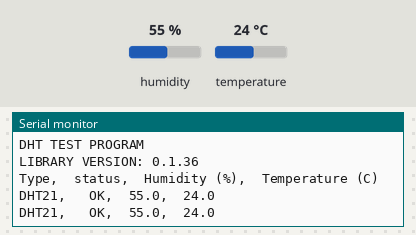
Recording of a sketch running on a simulated Arduino Uno, built with avr-gcc and run on an emulated ATmega328P. Shown: the last lines printed to the serial monitor. The inputs (shaded band) are chosen by the test bench; at power-on: humidity 55 %, temperature 24 °C.

Above: at 2.8 s.
2.9 s: humidity set to 22 %
At 4.5 s:
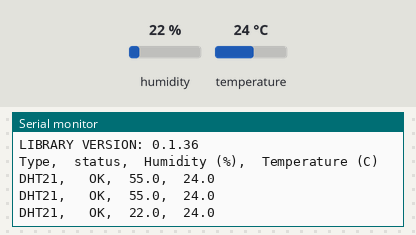
5.6 s: temperature set to 12 °C
At 7.4 s:
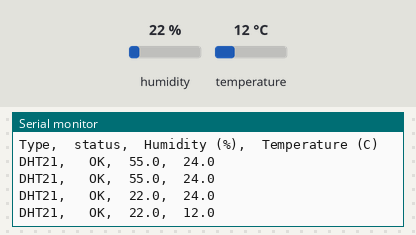
8.3 s: humidity set to 40 %
At 10.9 s:
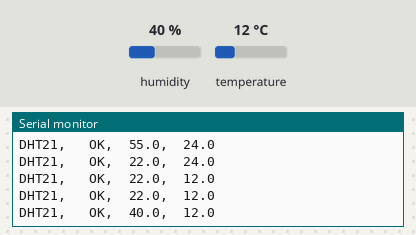
Timing chart, 0 to 12.4 s (numbered marks = the images above; inputs shaded):
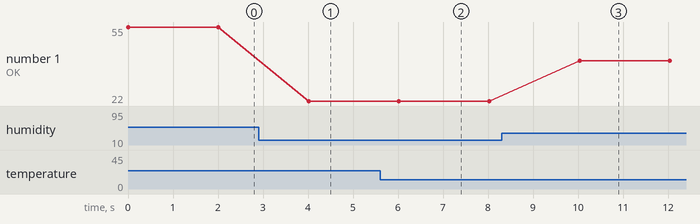

Measured:
- after the input at 2.9 s, the serial monitor: prints a new line after 1.1 s (image 1)
- after the input at 5.6 s, the serial monitor: prints a new line after 0.42 s (image 2)
- after the input at 8.3 s, the serial monitor: prints a new line after 1.7 s (image 3)
- plotted number 1: 55 → 22 after the input at 2.9 s, 22 → 40 after the input at 8.3 s

The sketch:

temperature-01.ino
```cpp
#include <dht.h>

// wyswietlacz:
// https://www.youtube.com/watch?list=PLBprgmNvinUn_AcSU8UkPq7FSkiGFlJGB&v=ZkqkQkm0JGw

//
//    FILE: dht21_test.ino
//  AUTHOR: Rob Tillaart
// VERSION: 0.1.02
// PURPOSE: DHT library test sketch for DHT21 && Arduino
//     URL:
//
// Released to the public domain
//

#include <dht.h>

dht DHT;

#define DHT21_PIN 2

void setup()
{
    Serial.begin(115200);
    Serial.println("DHT TEST PROGRAM ");
    Serial.print("LIBRARY VERSION: ");
    Serial.println(DHT_LIB_VERSION);
    Serial.println();
    Serial.println("Type,\tstatus,\tHumidity (%),\tTemperature (C)");
}

void loop()
{
    // READ DATA
    Serial.print("DHT21, \t");
    int chk = DHT.read21(DHT21_PIN);
    switch (chk)
    {
    case DHTLIB_OK:
        Serial.print("OK,\t");
        break;
    case DHTLIB_ERROR_CHECKSUM:
        Serial.print("Checksum error,\t");
        break;
    case DHTLIB_ERROR_TIMEOUT:
        Serial.print("Time out error,\t");
        break;
    // case DHTLIB_ERROR_CONNECT:
    //     Serial.print("Connect error,\t");
    //     break;
    case DHTLIB_ERROR_ACK_L:
        Serial.print("Ack Low error,\t");
        break;
    case DHTLIB_ERROR_ACK_H:
        Serial.print("Ack High error,\t");
        break;
    default:
        Serial.print("Unknown error,\t");
        break;
    }
    // DISPLAY DATA
    Serial.print(DHT.humidity, 1);
    Serial.print(",\t");
    Serial.println(DHT.temperature, 1);

    delay(2000);
}
//
// END OF FILE
//
```
